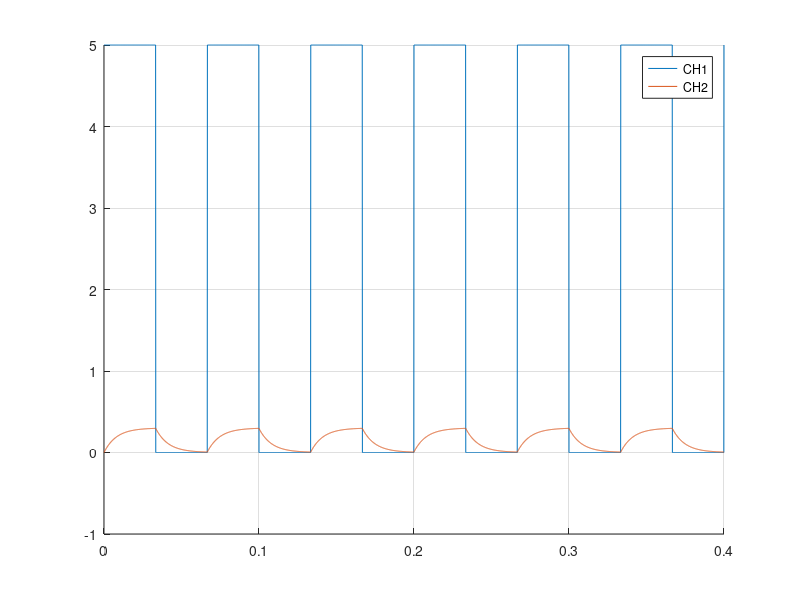

Recreate this plot in MATLAB.
pkg load signal
t = 0:0.0001:0.4;
ch1 = 2.5*square(t*15*2*pi) + 2.5;
sys = tf([1],[0.008 1]);
[ch2, _, _] = lsim(sys, ch1*0.3/5+0.001, t);
figure;
hold on;
plot(t, ch1, ";CH1;")
plot(t, ch2, ";CH2;")
grid on;